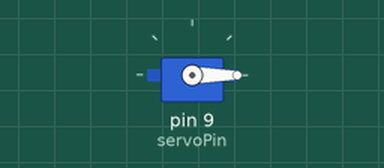
Recording of a sketch running on a simulated Arduino Uno, built with avr-gcc and run on an emulated ATmega328P. Parts: servo.

Above: at 0.05 s.
At 9.05 s:
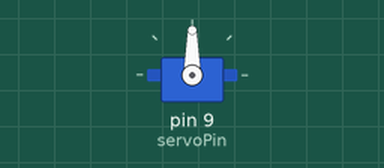
At 18.11 s:
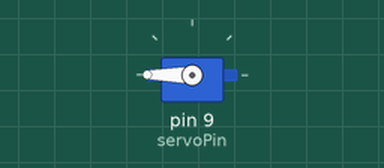
At 39.88 s:
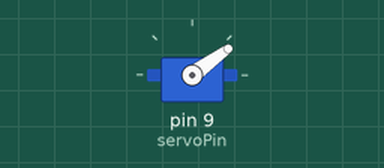
Timing chart, 0 to 40.0 s (numbered marks = the images above):
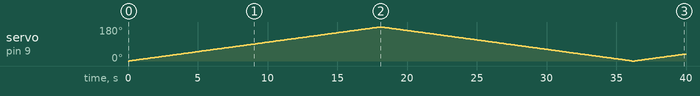

Measured:
- by itself, servo on pin 9 (servoPin): 0° → 1° at 0.10 s, → 2° 0.10 s later, → 3° 0.10 s later, → 4° 0.10 s later, … (397 changes in this stretch)

The sketch:

servo1stlesson.ino
```cpp
#include <Servo.h>
int servoPin=9;
int servoAngle;
int br=115200;
String prompt="What Angle do you Desire?";
Servo myServo;
int dt=100;
int i;
void setup() {
  // put your setup code here, to run once:
  Serial.begin(br);
  myServo.attach(servoPin);
}

void loop() {
  // put your main code here, to run repeatedly:
  // Serial.println(prompt);
  // while(Serial.available()==0) {
  // }
  // servoAngle = Serial.parseInt();
  // myServo.write(servoAngle);
  // delay(dt);
  for (i=0; i<=180; i++) {
    myServo.write(i);
    delay(dt);
  }

  for (i=180; i>=0; i--) {
    myServo.write(i);
    delay(dt);
  }
}
```
